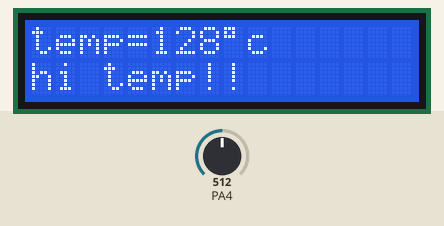
Recording of a program running on a simulated ATmega32, built with avr-gcc and emulated at 8 MHz. Parts: 16×2 character LCD. Wiring (inferred from the names in the program): character LCD (HD44780): RS PA1; E PA0; data PB0, PB1, PB2, PB3. Inputs (shaded band) come from the test bench; at power-on: PA4 = 512.

Above: at 1.2 s.
1.3 s: PA4 set to 406
At 2.4 s:
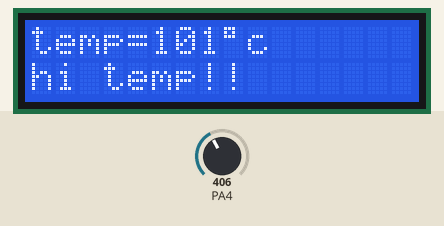
2.9 s: PA4 set to 383
At 3.9 s:
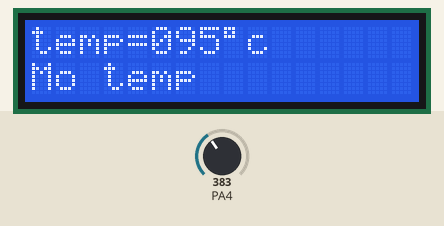
4.5 s: PA4 set to 511
At 4.68 s:
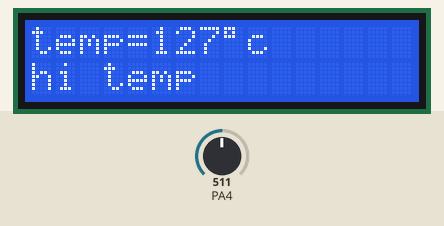
6.2 s: PA4 set to 6
At 7.5 s:
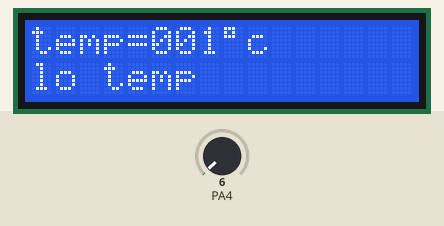
7.8 s: PA4 set to 2
At 8.7 s:
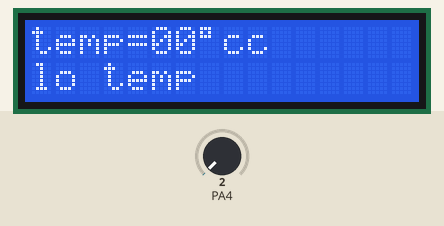
Timing chart, 0 to 10.4 s (numbered marks = the images above; inputs shaded):
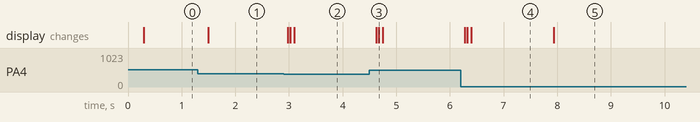

The program:

temp_sensor_lcd.c
```c
/*
 * temp_sensor_lcd.c
 *
 * Created: 18/07/2023 05:19:22 م
 *  Author: handsa
 */


#include "prog init.h"
int main(void)
{
    unsigned short temp;
	char str[10];
	lcd_init();
	lcd_send_cmd(disp_on_cursor_off);
	adc_init();
	set_bit(ADMUX,REFS0);
	set_bit(ADMUX,REFS1 );
	set_bit(ADMUX,MUX2);
	lcd_send_string("temp=");

	while(1)
    {
    temp=(adc_read()*.25);
	if (temp<10)
	{
	lcd_move_cursor(1,6);
	lcd_send_char('0');
		lcd_send_char('0');
		tostring(str,temp);
		lcd_send_string(str);
		lcd_send_char(0xdf);
			lcd_send_char('c');
		lcd_move_cursor(2,1);
	lcd_send_string("lo temp");
	lcd_send_char(0x20);
	lcd_send_char(0x20);

	}
	else if(temp<100)
	{
		lcd_move_cursor(1,6);
		lcd_send_char('0');
		//lcd_send_char('0');
		tostring(str,temp);
		lcd_send_string(str);
		lcd_send_char(0xdf);
		lcd_send_char('c');
		lcd_move_cursor(2,1);


			lcd_send_string("Mo temp");
lcd_send_char(0x20);
lcd_send_char(0x20);


	}
	else
	{
		lcd_move_cursor(1,6);
		//lcd_send_char('0');
		//lcd_send_char('0');
		tostring(str,temp);
		lcd_send_string(str);
		lcd_send_char(0xdf);
		lcd_send_char('c');
			lcd_move_cursor(2,1);
			lcd_send_string("hi temp!!");
	}
	}
}
```

lcd_config.h
```c
/*
 * lcd_config.h
 *
 * Created: 02/07/2023 10:24:35 م
 *  Author: handsa
 */


#ifndef LCD_CONFIG_H_
#define LCD_CONFIG_H_
//#define eight_bits_mode
#define four_bits_mode
//#define st1 'A'
#define st1 'B'
//#define st1 'C'
//#define st1 'D'
#define st2 'A'
//#define st2 'B'
//#define st2 'C'
//#define st2 'D'

#endif /* LCD_CONFIG_H_ */
```

ADC_drives.c
```c
/*
 * ADC_drives.c
 *
 * Created: 16/07/2023 01:47:11 م
 *  Author: handsa
 */
#include "prog init.h"
#include "std_macros1.h"
void adc_init(void)
{
	set_bit(ADMUX,REFS0);
	set_bit(ADCSRA,ADEN);
	set_bit(ADCSRA,ADPS2);
set_bit(ADCSRA,ADPS1);
}
unsigned short adc_read(void)
{
	unsigned short read_val;
	set_bit(ADCSRA,ADSC);
	while(read_bit(ADCSRA,ADSC)==1);
	read_val=ADCL;
	read_val=read_val|(ADCH<<8);
	return read_val;

}
```

ADC_drives.h
```c
/*
 * ADC_drives.h
 *
 * Created: 16/07/2023 01:47:43 م
 *  Author: handsa
 */


#ifndef ADC_DRIVES_H_
#define ADC_DRIVES_H_
void adc_init(void);
unsigned short adc_read(void);


#endif /* ADC_DRIVES_H_ */
```

i_to_string.h
```c
/*
 * int_to_string.h
 *
 * Created: 12/07/2023 12:08:50 م
 *  Author: handsa
 */


#ifndef INT_TO_STRING_H_
#define INT_TO_STRING_H_
void tostring(char str[],int);


#endif /* INT_TO_STRING_H_ */
```

i_to_string1.c
```c
/*
 * int_to_string1.c
 *
 * Created: 12/07/2023 12:05:43 م
 *  Author: handsa
 */
void tostring(char str[],int c) // char str[] is pointer to char
{
	int i,rem,len=0,n;
	n=c;
	while(n!=0)
	{
		len++;
		n/=10;
	}
	for(i=0;i<len;i++)
	{
		rem=c%10;
		c=c/10;
		str[len-(i+1)]=rem+'0';//add ascii code of '0'(48)to every digit to get its ascii code
	}
	str[len]='\0';
}
```

lcd.h
```c
/*
 * lcd.h
 *
 * Created: 02/07/2023 10:23:42 م
 *  Author: handsa
 */


#ifndef LCD_H_
#define LCD_H_

#include <avr/io.h>
#define  F_CPU  8000000Ul

#include <util/delay.h>

#include "DIO_drives.h"
#include "lcd_config.h"
#define clr_screen 0x01
#define cursor_on_disp_on 0x0e
#define return_home 0x02
#define entry_mode 0x06
#define left_right_write 0x04
#define disp_on_cursor_off 0x0c
#define sh_l_disp_on_w 0x07
#define cursor_blink 0x0f
#define  cursor_off_disp_off 0x08
#define cursor_sh_l 0x10
#define cursor_sh_r 0x14
#define disp_lift_sh 0x18
#define disp_righr_sh 0x1c
#if defined  four_bits_mode

	#define en 0
	#define rs 1
	#define rw 2
	#define four_bits 0x28


#elif defined  eight_bits_mode

	#define en 0
	#define rs 1
	#define rw 2
	#define eight_bits 0x38

#endif
void lcd_init(void);
 static void pulse(void);
void lcd_send_cmd(char data);
void lcd_send_char(char data);
void lcd_send_string(char * data);
void lcd_clrscrean(void);
void lcd_move_cursor(char row,char colo);
#endif /* LCD_H_ */
```

lcd_drives.c
```c
/*
 * lcd_drives.c
 *
 * Created: 02/07/2023 10:23:01 م
 *  Author: handsa
 */
#include "DIO_drives.h"
#include "lcd.h"
#define dm _delay_ms
void lcd_init()
{
	#if defined eight_bits_mode
	dm(200);
	dio_set_port(st1,1);
	dio_set_pin(st2,en,1);
		dio_set_pin(st2,rw,1);
			dio_set_pin(st2,rs,1);
			lcd_send_cmd(eight_bits);
			dm(1);
			lcd_send_cmd(cursor_on_disp_on);
			dm(1);
			lcd_send_cmd(return_home);
			dm(10);

			lcd_send_cmd(clr_screen);
			dm(10);
		//lcd_send_cmd(0x04);
lcd_send_cmd(entry_mode);
	dm(1);

#elif defined four_bits_mode
dio_set_pin(st1,0,1);
dio_set_pin(st1,1,1);
dio_set_pin(st1,2,1);
dio_set_pin(st1,3,1);
dio_set_pin(st2,en,1);
dio_set_pin(st2,rs,1);


lcd_send_cmd(return_home);

dm(10);
lcd_send_cmd(four_bits);
dm(1);

lcd_send_cmd(clr_screen);
dm(10);
lcd_send_cmd(entry_mode);
dm(1);
lcd_send_cmd(cursor_on_disp_on);
dm(1);


#endif
}
static void pulse(void)
{
	dio_write_pin(st2,en,1);
	dm(2);
		dio_write_pin(st2,en,0);
			dm(2);
}
void lcd_send_cmd(char data)
{
	#if defined eight_bits_mode

	dio_write_port(st1,data);
	dio_write_pin(st2,rs,0);
	pulse();
	dm(1);
#elif defined four_bits_mode
dio_write_lo_level(st1,data>>4);
dio_write_pin(st2,rs,0);
pulse();
dm(1);
dio_write_lo_level(st1,data);
pulse();
dm(1);
#endif
}
void lcd_send_char(char data)
{
		#if defined eight_bits_mode
	dio_write_port(st1,data);
	dio_write_pin(st2,rs,1);
	pulse();
	dm(1);
#elif defined four_bits_mode
dio_write_lo_level(st1,data>>4);
dio_write_pin(st2,rs,1);
pulse();
dm(1);
dio_write_lo_level(st1,data);
pulse();
dm(1);
#endif
}
void lcd_send_string(char * data)
{
	while (*data!='\0')
	{
	lcd_send_char(*data);
	data++;


	}
		dm(1);

}
void lcd_clrscrean(void)
{
	lcd_send_cmd(clr_screen);
	dm(10);
}
void lcd_move_cursor(char row,char coloumn)
{
	char data;
	if (row>2||row<1||coloumn<1||coloumn>16)
	{
	data =0x80;
	}
else if (row==1)
{
	data=0x80+coloumn-1;
}
else if (row==2)
{
	data=0xc0+coloumn-1;
}
lcd_send_cmd(data);
dm(1);
}
```

prog_init.h
```c
/*
 * prog_init.h
 *
 * Created: 02/06/2023 11:01:29 ص
 *  Author: handsa
 */


#ifndef PROG INIT_H_
#define PROG INIT_H_

#include <avr/io.h>
#define  F_CPU  8000000Ul

#include <util/delay.h>

//#include "led_drives.h"
//#include "putton_drives.h"
#include "DIO_drives.h"
#include "std_macros1.h"
//#include <avr/interrupt.h>
#define dm _delay_ms
#include "lcd.h"
//#include "keyPad_drives.h"
#include "i_to_string.h"
#include "ADC_drives.h"
#endif /* PROG INIT_H_ */
```

std_macros1.h
```c
/*
 * std_macros1.h
 *
 * Created: 13/06/2023 10:53:06 م
 *  Author: handsa
 */


#ifndef STD_MACROS_H_
#define STD_MACROS_H_
#define Reg_siz 8
#define set_bit(reg,bit) reg|=(1<<bit)
#define clr_bit(reg,bit) reg&=(~(1<<bit))
#define tog_bit(reg,bit) reg^=(1<<bit)
#define read_bit(reg,bit) ((reg &(1<<bit))>>bit)
#define is_bit_set(reg,bit)  ((reg &(1<<bit))>>bit)
#define is_bit_clr(reg,bit)  !((reg &(1<<bit))>>bit)
#define ror(reg,num) reg=(reg<<(Reg_siz -num))|(reg>>(num))
#define rol(reg,num) reg=(reg>>(Reg_siz -num))|(reg<<(num))

#endif /* STD_MACROS1_H_ */
```

DIO_drives.h
```c
/*
 * DIO_drives.h
 *
 * Created: 08/05/2023 10:59:37 ص
 *  Author: handsa
 */


#ifndef DIO_DRIVES_H_
#define DIO_DRIVES_H_
void dio_set_pin(char port,char pin,char dir);
void dio_write_pin(char port,char pin,char val);
		void dio_toggle_pin(char port,char pin);
unsigned char dio_read_pin(unsigned char port,unsigned char pin);
void dio_set_port(char port,char dir);
void dio_write_port(char port,char val);
void dio_toggle_port(char port);
unsigned char dio_read_port(unsigned char port);
void dio_pull_up_en (char port,char pin ,char en);

#endif /* DIO_DRIVES_H_ */
```

Dio_drives.c
```c
/*
 * Dio_drives.c
 *
 * Created: 08/05/2023 10:58:42 ص
 *  Author: handsa
 */
#include <avr/io.h>
#define  F_CPU  8000000Ul
void dio_set_pin(char port,char pin,char dir)
{
	switch (port)
	{
		case 'A':
			case 'a':
			if (dir ==1)
			{
			DDRA|=(1<<pin);
			}
	else
	{
	DDRA&=(~(1<<pin));
	}break;

	case 'B':
	case 'b':
	if (dir ==1)
	{
		DDRB|=(1<<pin);
	}
	else
	{
		DDRB&=(~(1<<pin));
	}break;

case 'C':
case 'c':
if (dir ==1)
{
	DDRC|=(1<<pin);
}
else
{
	DDRC&=(~(1<<pin));
}break;

	case 'D':
	case 'd':
	if (dir ==1)
	{
		DDRD|=(1<<pin);
	}
	else
	{
		DDRD&=(~(1<<pin));
	}break;

	default:
	break;
}
	}
	void dio_write_pin(char port,char pin,char val)
	{
		switch(port)
	{
		case  'A':
		case 'a':
		if (val==1)
		{
		PORTA=PORTA|(1<<pin);
		}
	else
	{
		PORTA=PORTA & (~(1<<pin));
	}break;
	case  'B':
	case 'b':
	if (val==1)
	{
		PORTB=PORTB|(1<<pin);
	}
	else
	{
		PORTB=PORTB & (~(1<<pin));
	}break;
	case 'C':
	case 'c':
	if (val==1)
	{
		PORTC =PORTC |(1<<pin);
	}
	else
	{
		PORTC =PORTC  & (~(1<<pin));
	}break;
	case 'D':
	case 'd':
	if (val==1)
	{
		PORTD =PORTD |(1<<pin);
	}
	else
	{
		PORTD =PORTD  & (~(1<<pin));
	}break;

	default:
	break;
	}
	}
		unsigned char dio_read_pin(	unsigned char port,	unsigned char pin)
		{
		unsigned char val ;
		switch(port)
		{
		case 'A':
		case 'a':
		val =((PINA>>pin)&1);
		break;
		case  'B':
		case 'b':
		val =((PINB>>pin)&1);
			break;;
		case  'C':
		case 'c':
		val =((PINC>>pin)&1);
			break;
			case  'D':
			case 'd':
			val =((PIND>>pin)&1);
			break;
			default:
			break;

		}
		return val;
				}
				void dio_toggle_pin(char port,char pin)
				{
					switch (port)
					{
					case 'A':
					case 'a':
					PORTA=PORTA^(1<<pin);
					break;
					case 'b':
					case 'B':
					PORTB=PORTB^(1<<pin);
					break;
					case 'C':
					case 'c':
					PORTC=PORTC^(1<<pin);
					break;
					case  'D':
					case 'd':
					PORTD=PORTD^(1<<pin);
					break;
					default:
					break;
					}
			}
			void dio_set_port(unsigned char port,unsigned char dir)
			{
				switch(port)
				{
				case 'A':
				case 'a':
					DDRA=dir;
	break;
	case 'b':
	case 'B':
	DDRB=dir;
	break;
	case 'C':
	case 'c':
	DDRC=dir;
	break;
	case  'D':
	case 'd':
	DDRD=dir;
	break;
	default:
	break;

	}
}
void dio_write_port(char port,unsigned char val)
{
	switch(port)
	{
	case 'A':
	case 'a':
	PORTA=val;
	break;
	case 'B':
	case 'b':
	PORTB=val;
	break;
	case 'C':
	case 'c':
	PORTC=val;
	break;
	case 'D':
	case 'd':
	PORTD=val;
	break;
	default:
	break;

	}
}
unsigned char dio_read_port(unsigned char port)
{
	unsigned char val;
	switch (port)
	{
	case 'a' :
	case 'A' :
	val=PINA;
	break;
	case 'B' :
	case 'b' :
	val=PINB;
	break;
	case 'C' :
	case 'c' :
	val=PINC;
	break;
	case 'D' :
	case 'd' :
	val=PIND;
	break;
	default:
	break;

	}

}
void dio_toggle_port(char port)
{
		unsigned char val;
		switch (port)
		{
			case 'a' :
			case 'A' :
			PORTA=~PORTA;
			break;
			case 'B' :
			case 'b' :
				PORTB=~PORTB;
			break;
			case 'C' :
			case 'c' :
				PORTC=~PORTC;
			break;
			case 'D' :
			case 'd' :
		PORTD=~PORTD;
			break;
			default:
			break;

		}
}
void dio_pull_up_en (char port,char pin ,char en)
{

	switch(port)
{
	case 'a':
	case 'A':
if (en==1)
{
PORTA=PORTA|(1<<pin);
DDRA=DDRA&(~(1<<pin));
}
else
{
	PORTA=PORTA&(~(1<<pin));
}break;
case 'b':
case 'B':
if (en==1)
{
	PORTB=PORTB|(1<<pin);
	DDRB=DDRB&(~(1<<pin));
}
else
{
	PORTB=PORTB&(~(1<<pin));
}break;
case 'c':
case 'C':
if (en==1)
{
	PORTC=PORTC|(1<<pin);
	DDRC=DDRC&(~(1<<pin));
}
else
{
	PORTC=PORTC&(~(1<<pin));
}break;
case 'd':
case 'D':
if (en==1)
{
	PORTD=PORTD|(1<<pin);
	DDRD=DDRD&(~(1<<pin));
}
else
{
	PORTD=PORTD&(~(1<<pin));
}break;
default:
break;
}
}
void dio_write_lo_level(char port,unsigned char val)
{
	val=val & 0x0f;
	switch(port)
	{
		case 'a':
		case 'A':
		PORTA=PORTA& 0xf0;
		PORTA=PORTA|val;
		break;
		case 'b':
		case 'B':
		PORTB=PORTB& 0xf0;
		PORTB=PORTB|val;
		break;
		case 'c':
		case 'C':
		PORTC=PORTC& 0xf0;
		PORTC=PORTC|val;
		break;
		case 'd':
		case 'D':
		PORTD=PORTD& 0xf0;
		PORTD=PORTD|val;
		break;
		default:
		break;
	}


}
void dio_write_hi_level(char port,unsigned char val)
{
	val =val <<4;
	val=val & 0xf0;
	switch(port)
	{
		case 'a':
		case 'A':
		PORTA=PORTA& 0x0f;
		PORTA=PORTA|val;
		break;
		case 'b':
		case 'B':
		PORTB=PORTB& 0x0f;
		PORTB=PORTB|val;
		break;
		case 'c':
		case 'C':
		PORTC=PORTC& 0x0f;
		PORTC=PORTC|val;
		break;
		case 'd':
		case 'D':
		PORTD=PORTD& 0x0f;
		PORTD=PORTD|val;
		break;
		default:
		break;
	}


}
```

Measured:
- the behaviour switches between 400 and 399 on PA4 (found by bisection; images 1 and 2)
- the behaviour switches between 4 and 3 on PA4 (found by bisection; images 4 and 5)
- after the input at 1.3 s, the display: changes after 0.19 s (image 1)
- after the input at 2.9 s, the display: first changes after 0.08 s (image 2 shows a later state)
- after the input at 4.5 s, the display: first changes after 0.12 s (image 3 shows a later state)
- after the input at 6.2 s, the display: first changes after 0.07 s (image 4 shows a later state)
- after the input at 7.8 s, the display: changes after 0.13 s (image 5)
